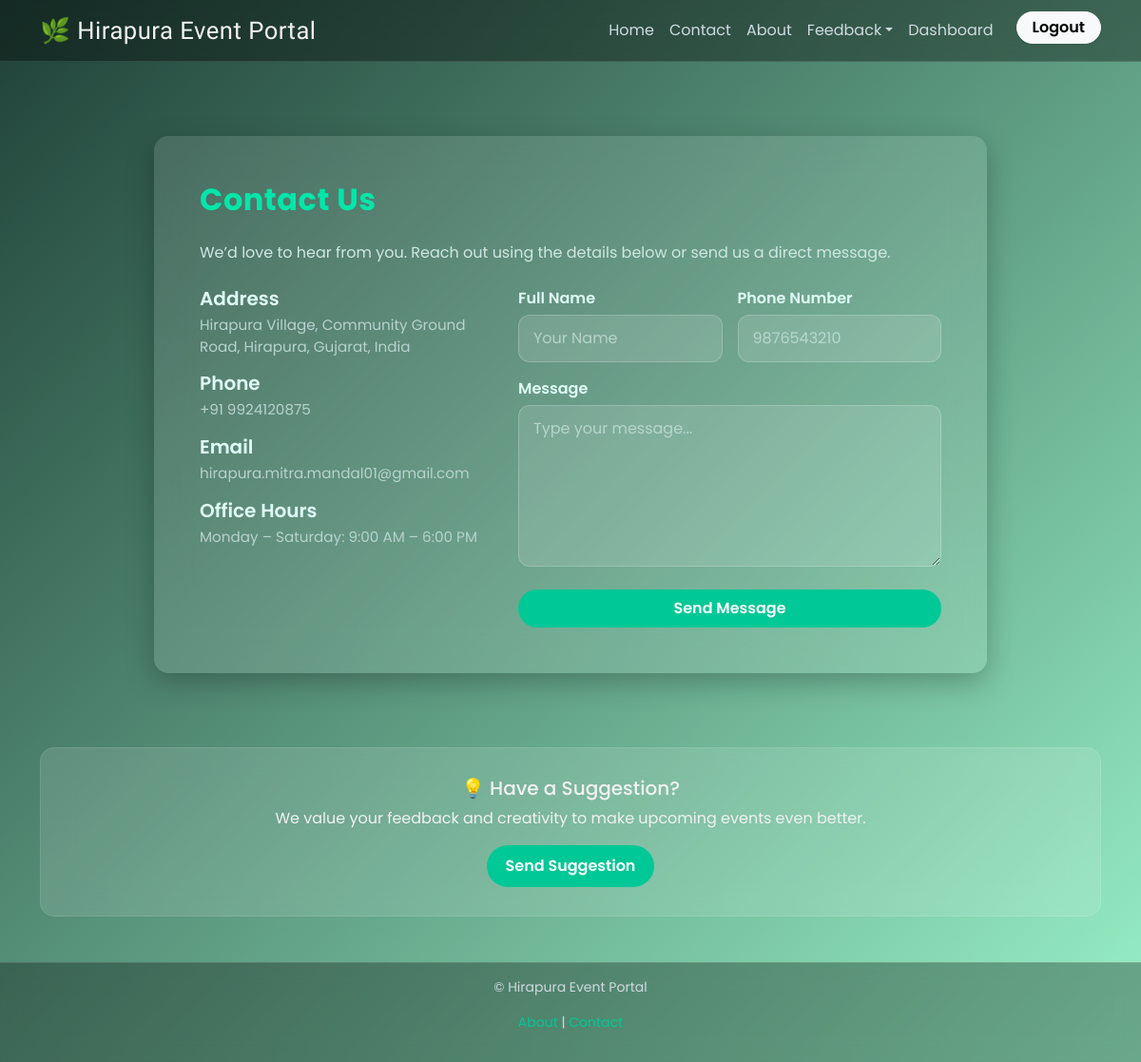
Screenshot of /contact-us/ (signed in) with the database file from the repository.
### hira/models.py (models this page shows, shortened)
class SiteInfo(models.Model):
    company_name = models.CharField(max_length=200, default="Hirapura Event Portal")
    address = models.TextField(default="Hirapura Village, Community Ground Road, Hirapura, Gujarat, India")
    phone = models.CharField(max_length=20, default="+91 98765 43210")
    email = models.EmailField(default="info@hirapuraevents.com")
    office_hours = models.CharField(max_length=100, default="Monday – Saturday: 9:00 AM – 6:00 PM")
    invitation_image = models.ImageField(upload_to="site_images/", null=True, blank=True)  # optional, for event image
    about_title_en = models.CharField(max_length=255, default="About Hirapura Event Portal")
    about_text_en = models.TextField(blank=True, null=True)
    about_text_gu = models.TextField(blank=True, null=True)  # Gujarati text
    about_values = models.JSONField(blank=True, null=True)  # list of value dicts [{icon, title_en, title_gu}]
    class Meta:
        verbose_name = "Site Information"
        verbose_name_plural = "Site Information"

### hira/views.py (the view, shortened to what this page needs)
# urls.py: path("contact-us/", views.contact_us_view, name="contact_us"),
def contact_us_view(request):
    site_info = SiteInfo.objects.first()  # Get site info; ensure this always exists
    return render(request, "home/contact_us.html", {"site_info": site_info})

### hira/templates/home/contact_us.html (shortened to what this page needs)
{% extends "base.html" %}
{% block content %}
<section class="container my-5" style="max-width: 900px;">
    <div class="contact-card p-5">
        <h2 class="fw-bold mb-4 text-accent">Contact Us</h2>
        <p class="mb-4 text-soft">We’d love to hear from you. Reach out using the details below or send us a direct
            message.</p>
        <div class="row g-4">
            <div class="col-lg-5">
                <div class="info-block">
                    <h5 class="label">Address</h5>
                    <p class="info-text">{{ site_info.address }}</p>
                </div>
                <div class="info-block">
                    <h5 class="label">Phone</h5>
                    <p class="info-text">{{ site_info.phone }}</p>
                </div>
                <div class="info-block">
                    <h5 class="label">Email</h5>
                    <p class="info-text">{{ site_info.email }}</p>
                </div>
                <div class="info-block">
                    <h5 class="label">Office Hours</h5>
                    <p class="info-text">{{ site_info.office_hours }}</p>
                </div>
            </div>
            <div class="col-lg-7">
                <form method="POST">
                    <div class="row g-3">
                        <div class="col-md-6">
                            <label class="label">Full Name</label>
                            <input type="text" name="name" class="form-control" placeholder="Your Name" required>
                        </div>
                        <div class="col-md-6">
                            <label class="label">Phone Number</label>
                            <input type="text" name="phone" class="form-control" placeholder="9876543210" required>
                        </div>
                    </div>
                    <div class="mt-3">
                        <label class="label">Message</label>
                        <textarea name="message" class="form-control" rows="6" placeholder="Type your message..."
                            required></textarea>
                    </div>
                    <button type="submit" class="btn btn-glow fw-semibold w-100 py-2 mt-4">
                        Send Message
                    </button>
                </form>
            </div>
        </div>
    </div>
</section>
{% endblock %}

### hira/templates/base.html (style rules this page uses)
:root { --accent: #00c896; --accent-dark: #009f75; --text-light: #f1f1f1; --text-muted: #cfd9df; --bg-gradient: linear-gradient(135deg, #1f4037, #99f2c8); }
body { font-family: "Poppins", sans-serif; background: var(--bg-gradient); color: var(--text-light); min-height: 100vh; display: flex; flex-direction: column; }
.btn-glow { background: var(--accent); border: none; color: #fff; font-weight: 600; border-radius: 25px; padding: 10px 20px; transition: all 0.3s ease; }

### hira/templates/home/contact_us.html (style rules this page uses)
.contact-card { background: rgba(255, 255, 255, 0.12); backdrop-filter: blur(18px); border-radius: 15px; padding: 40px; box-shadow: 0 10px 30px rgba(0, 0, 0, 0.25); transition: 0.3s ease; }
.text-accent { color: #00e6aa; letter-spacing: 0.5px; }
.text-soft { color: #cfe7e3; }
.label { font-weight: 600; color: #dffdf6; margin-bottom: 5px; }
.info-text { color: #b7d2cd; margin-bottom: 15px; font-size: 0.95rem; }
.form-control { background: rgba(255, 255, 255, 0.12); border: 1px solid rgba(255, 255, 255, 0.2); border-radius: 12px; padding: 12px 15px; color: #ffffff; transition: 0.25s; }
.form-control::placeholder { color: #cfe7e3; opacity: 0.7; }
.btn-glow { background: #00c896; border: none; border-radius: 25px; color: #fff; font-weight: 600; transition: all 0.3s ease; }

### rows the page displays
SiteInfo: address "Hirapura Village, Community Ground Road, Hirapura, Gujarat, India", phone "+91 9924120875", email "hirapura.mitra.mandal01@gmail.com", office_hours "Monday – Saturday: 9:00 AM – 6:00 PM"
